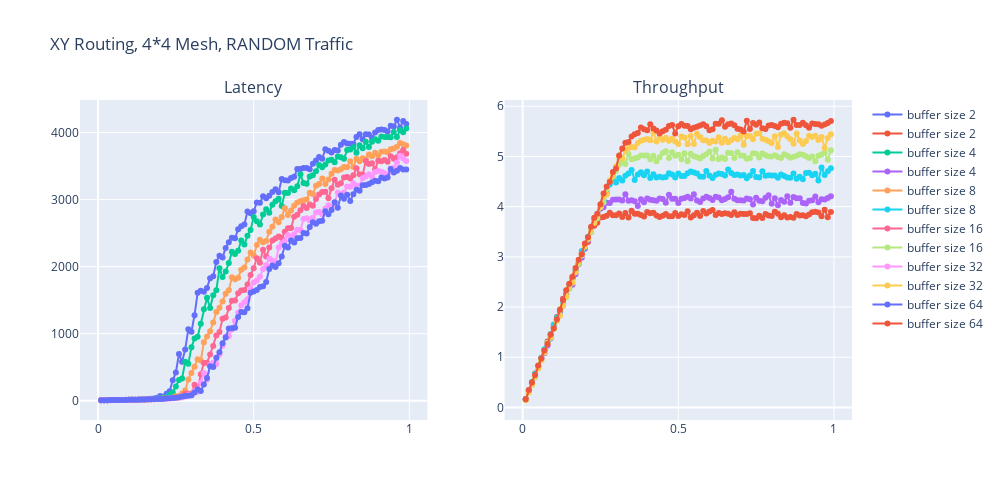

The notebook cell this image was saved under:
### Code cell
import plotly.graph_objects as go
from plotly.subplots import make_subplots

routing = Routing.XY
traffic = Traffic.RANDOM
rng = { "start": 0.01 , "end" : 1 , "step" : 0.01}
size = [4,4]
cmd = make_cmd(load=0 , size=size, routing = routing , traffic = traffic)
buffer_sizes = [2,4,8,16,32,64]

results = []

for buffer_size in buffer_sizes:
    result = runOnRange_par({**cmd , 'buffer' : buffer_size } ,rng)
    results.append([buffer_size , result])

# Creating subplots
fig = make_subplots(rows=1, cols=2, subplot_titles=('Latency', 'Throughput'))

# Adding traces for latency and throughput
for result in results:
    loads = [x[0] for x in result[1]]
    latency = [x[1]['average_delay'] for x in result[1]]
    throughput = [x[1]['network_throughput'] for x in result[1]]
    
    # Latency plot
    fig.add_trace(
        go.Scatter(x=loads, y=latency, mode='lines+markers', name=f'buffer size {result[0]}'),
        row=1, col=1
    )

    # Throughput plot
    fig.add_trace(
        go.Scatter(x=loads, y=throughput, mode='lines+markers', name=f'buffer size {result[0]}'),
        row=1, col=2
    )

# Update layout
fig.update_layout(title_text=f'{routing.name} Routing, {size[0]}*{size[1]} Mesh, {traffic.name} Traffic', 
                  width=1000, height=500)

fig.show()
